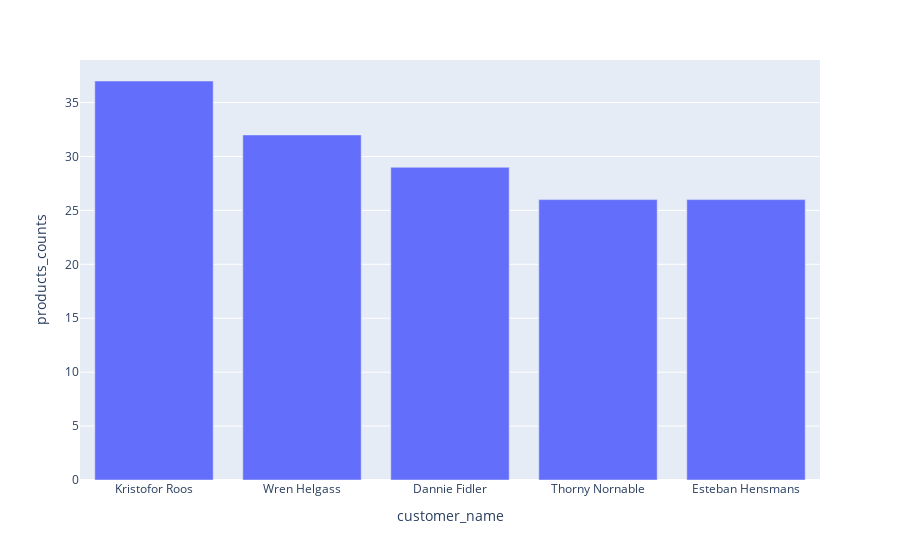

The notebook cell this image was saved under:
### Code cell
px.bar(df2_2,x='customer_name',y='products_counts')

### Figure 1 — Plotly figure (JSON) as saved in the notebook; plotly's stock layout.template omitted (floating-point values rounded to 4 significant figures)
{"data": [{"alignmentgroup": "True", "hovertemplate": "customer_name=%{x}<br>products_counts=%{y}<extra></extra>", "legendgroup": "", "marker": {"color": "#636efa", "pattern": {"shape": ""}}, "name": "", "offsetgroup": "", "orientation": "v", "showlegend": false, "textposition": "auto", "type": "bar", "x": ["Kristofor Roos", "Wren Helgass", "Dannie Fidler", "Thorny Nornable", "Esteban Hensmans"], "xaxis": "x", "y": [37, 32, 29, 26, 26], "yaxis": "y"}], "layout": {"barmode": "relative", "legend": {"tracegroupgap": 0}, "margin": {"t": 60}, "xaxis": {"anchor": "y", "domain": [0, 1], "title": {"text": "customer_name"}}, "yaxis": {"anchor": "x", "domain": [0, 1], "title": {"text": "products_counts"}}}}
